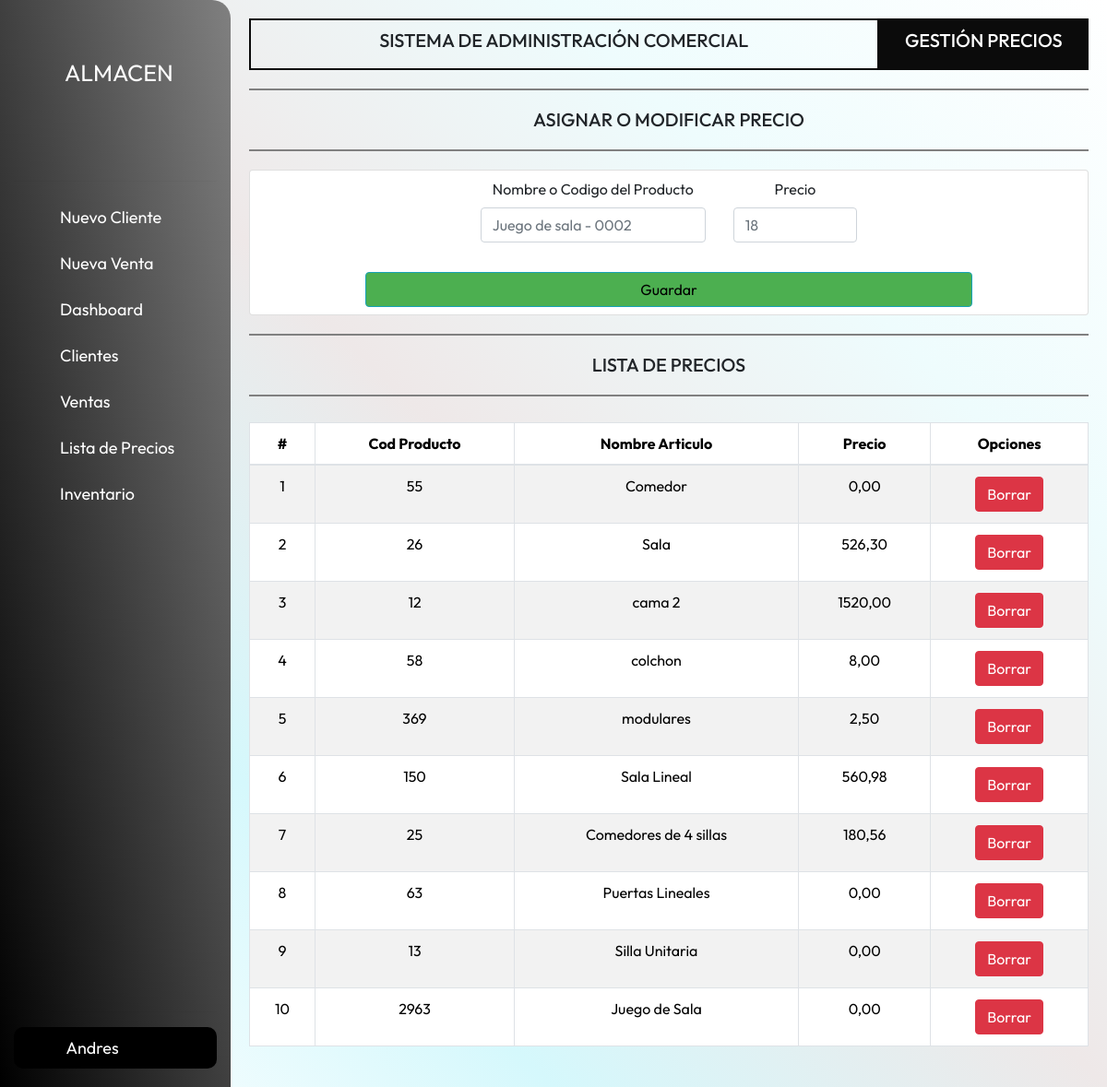
Screenshot of /listaPrecios/ (signed in) with the database file from the repository.
### apps/models.py (models this page shows)
class Producto(models.Model):
    user = models.ForeignKey(User, on_delete=models.CASCADE)
    codigo_producto = models.CharField(primary_key=True, max_length=9)
    nombre_articulo = models.CharField(max_length=90)
    unidades = models.IntegerField()
    precio= models.DecimalField(max_digits=10, decimal_places=2, default=0)
    class Meta:
        db_table = 'tabla_Producto'

### apps/views.py (the view)
# urls.py: path('listaPrecios/', views.listaPrecios, name="listaPrecios"),
@login_required
def listaPrecios(request):
    if request.method == 'POST':
        nombre_codigo = request.POST.get('nombre_codigo')
        precio = request.POST.get('precio')
        if not precio:
            messages.error(request, 'Debe proporcionar el precio del producto.')
            return redirect('listaPrecios')
        producto = None
        try:
            producto = Producto.objects.get(codigo_producto=nombre_codigo)
        except Producto.DoesNotExist:
            try:
                producto = Producto.objects.get(nombre_articulo=nombre_codigo)
            except Producto.DoesNotExist:
                messages.error(request, 'No se encontró ningún producto con el nombre o código ingresado')
                return redirect('listaPrecios')
        producto.precio = precio
        producto.save()
        messages.success(request, 'El precio del producto se ha actualizado correctamente.')
        return redirect('listaPrecios')
    else:
        listaI = Producto.objects.all()
        datosli = {'inv': listaI}
        return render(request, "listaPrecios.html", datosli)

### apps/templates/listaPrecios.html (shortened to what this page needs)
{% extends 'base.html' %}
{% block pageTitle %}
GESTIÓN PRECIOS
{% endblock %}
{% block cenTitle %} ASIGNAR O MODIFICAR PRECIO {% endblock %}
{% block content %}
<form id="formInventario" action="." method="post">
    <div class="card align-items-center">
        <div class="row justify-content-center mt-2 mb-2">
            <div class="col-md-5 mb-3">
                <div class="form-group text-center">
                    <label for="nombre_codigo">Nombre o Codigo del Producto</label>
                    <input id="nombre_codigo" type="text" name="nombre_codigo" placeholder="Juego de sala - 0002" class="form-control" maxlength="50" >
                </div>
            </div>
            <div class="col-md-3 mb-3">
                <div class="form-group text-center">
                    <label for="precio">Precio</label>
                    <input id="precio" type="number" name="precio" placeholder="18" class="form-control" step="0.01" min="1" required>
                </div>
            </div>
            <button type="submit" class="btn btn-info" title="agregar" name="agregar" style="color: #000000; background-color: #4CAF50;">Guardar</button>
        </div>
    </div>
</form>
<div class="lineapag"></div>
    <h5 class="titulop">LISTA DE PRECIOS</h5>
    <div class="lineapag"></div>
<div class="row">
    <div class="col-sm-12 col-md-6 col-lg-12 col-xl-12 ">
        <div class="table-responsive py-2">
            <table class="table table-striped table-bordered table-hover table table-bordered border border-gray">
                <thead class="text-center">
                    <tr>
                        <th>#</th>
                        <th>Cod Producto</th>
                        <th>Nombre Articulo</th>
                        <th>Precio</th>
                        <th>Opciones</th>
                    </tr>
                </thead>
                <tbody class="text-center">
                    {% for x in inv %}
                    <tr>
                        <td>{{forloop.counter}}</td>
                        <td>{{x.codigo_producto}}</td>
                        <td>{{x.nombre_articulo}}</td>
                        <td>{{x.precio}}</td>
                        <td>
                            <form action="{% url 'eliminarPrecio' x.codigo_producto %}" method="post">
                                <input type="submit" value="Borrar" class="btn btn-danger btnEliminar">
                            </form>
                        </td>
                    </tr>
                    {% endfor %}
                </tbody>
            </table>
        </div>
    </div>
</div>
{% endblock %}

### apps/templates/base.html (shortened to what this page needs)
{% load static %}
 <html lang="es">
 <head>
    <link rel="stylesheet" href= "{% static '/css/estilos.css' %}">
    <link href="https://cdn.jsdelivr.net/npm/bootstrap@5.3.2/dist/css/bootstrap.min.css" rel="stylesheet">
    <link href="https://maxcdn.bootstrapcdn.com/bootstrap/4.5.2/css/bootstrap.min.css" rel="stylesheet">
    <link rel="stylesheet" href= "{% static '/css/messages.css' %}">
 </head>
<body>
    <div class="barra-lateral">
        <div class="nombre-pagina">
            <span>ALMACEN</span>
        </div>
        <hr>
        <nav class="navegacion">
            <ul>
                <li>
                    <a href="/nuevoC">
                        <span> Nuevo Cliente</span>
                    </a>
                </li>
                <li>
                    <a  href="/nuevaVenta">
                        <span> Nueva Venta</span>
                    </a>
                </li>
                <li>
                    <a href="/dashboard">
                        <span>Dashboard</span>
                    </a>
                </li>
                <li>
                    <a  href="/clientes">
                        <span>Clientes</span>
                    </a>
                </li>
                <li>
                    <a href="/factura">
                        <span>Ventas</span>
                    </a>
                </li>
                <li>
                    <a  href="/listaPrecios">
                        <span>Lista de Precios</span>
                    </a>
                </li>
                <li>
                    <a href="/productos">
                        <span>Inventario</span>
                    </a>
                </li>
            </ul>
        </nav>
        <hr>
        <div class="usuario d-flex justify-content-between align-items-center">
            <div class="nombreUser">
                <span class="nombre">{{ request.user.username }}</span>
            </div>
            <nav class="navegacion">
                <a href="/logout">
                </a>
            </nav>
        </div>
    </div>
    <main>
        <div class="cajati">
            <div class="contenedor-titulo1">
                <h5 class="titulopag1">
                    SISTEMA DE ADMINISTRACIÓN COMERCIAL
                </h5>
            </div>
            <div class="contenedor-titulo2">
                <h5 class="titulopag1">
                    {% block pageTitle %} base {% endblock %}
                </h5>
            </div>
        </div>
        <div class="lineapag"></div>
        <h5 class="titulop">{% block cenTitle %} base{% endblock %}</h5>
        <div class="lineapag"></div>
        {% block content %}
        {% endblock %}
    </main>
</body>
</html>

### apps/static/css/estilos.css (style rules this page uses)
:root { --color-barra-lateral: rgb(11, 11, 11) ; --color-texto:rgb(253, 253, 253); --color-texto-menu:rgb(255, 255, 255); --color-menu-hover:rgb(60, 219, 121); --color-menu-hover-texto:rgb(0, 0, 0); --color-boton:#101a1d; --color-boton-texto:rgb(255, 255, 255); --color-linea:rgb(83, 83, 88); --color-scroll:rgb(60, 219, 121); --color-scroll-hover:rgb(83, 83, 88); }
* { margin: 0; padding: 0; box-sizing: border-box; font-family: 'Outfit', sans-serif; }
body { height: 100vh; width: 100%; background: linear-gradient( to right top, rgb(255, 255, 255), rgb(213, 248, 252) , rgb(238, 232, 232), rgb(238, 252, 253), rgb(255, 255, 255)); }
.barra-lateral { position: fixed; display: flex; flex-direction: column; justify-content: space-between; width: 250px; height: 100%; overflow: hidden; padding: 20px 15pX; background: linear-gradient( to right top,rgb(0, 0, 0) , gray); border-top-right-radius: 20px; transition: width 0.5s ease,background-color 0.3s ease,left 0.5s ease; z-index: 50; }
.barra-lateral span { width: 100px; white-space: nowrap; font-size: 18px; text-align: left; opacity: 1; transition: opacity 0.5s ease,width 0.5s ease; }
.barra-lateral .nombre-pagina { width: 100%; height: 45px; color: var(--color-texto); margin-bottom: 40px; display: flex; align-items: center; padding: 60px 0 60px 0; }
.barra-lateral .nombre-pagina span { margin-left: 5px; font-size: 25px; }
.barra-lateral .navegacion { height: 100%; overflow-y: auto; overflow-x: hidden; }
.barra-lateral .navegacion ul { padding: 0; }
.barra-lateral .navegacion li { list-style: none; display: flex; margin-bottom: 5px; }
.barra-lateral .navegacion a { width: 100%; height: 45px; display: flex; align-items: center; text-decoration: none; border-radius: 10px; color: var(--color-texto-menu); }
main { margin-left: 250px; padding: 20px; transition: margin-left 0.5s ease; }
.usuario { background-color: black; color: rgb(255, 255, 255); border-radius: 10px; min-width: 50px; font-size: 25px; display: none; padding: 0 30px; }
.cajati { width: 100%; display: flex; justify-content: center; }
.contenedor-titulo1 { width: 75%; text-align: center; display: flex; justify-content: center; align-items: center; border: 2px solid var(--color-barra-lateral); padding: 10px; }
.contenedor-titulo2 { width: 25%; text-align: center; display: flex; justify-content: center; align-items: center; background-color:var(--color-barra-lateral); text-align: center; padding: 10px; color: #FFFFFF; }
.titulop { text-align: center; }
.lineapag { width: 100%; height: 2px; background-color:gray; margin: 20px 0; }

### rows the page displays
Producto: codigo_producto "55", nombre_articulo "Comedor", precio "0,00"
Producto: codigo_producto "26", nombre_articulo "Sala", precio "526,30"
Producto: codigo_producto "12", nombre_articulo "cama 2", precio "1520,00"
Producto: codigo_producto "58", nombre_articulo "colchon", precio "8,00"
Producto: codigo_producto "369", nombre_articulo "modulares", precio "2,50"
Producto: codigo_producto "150", nombre_articulo "Sala Lineal", precio "560,98"
Producto: codigo_producto "25", nombre_articulo "Comedores de 4 sillas", precio "180,56"
Producto: codigo_producto "63", nombre_articulo "Puertas Lineales", precio "0,00"
Producto: codigo_producto "13", nombre_articulo "Silla Unitaria", precio "0,00"
Producto: codigo_producto "2963", nombre_articulo "Juego de Sala", precio "0,00"

### other values shown
{{ request.user.username }} "Andres"
